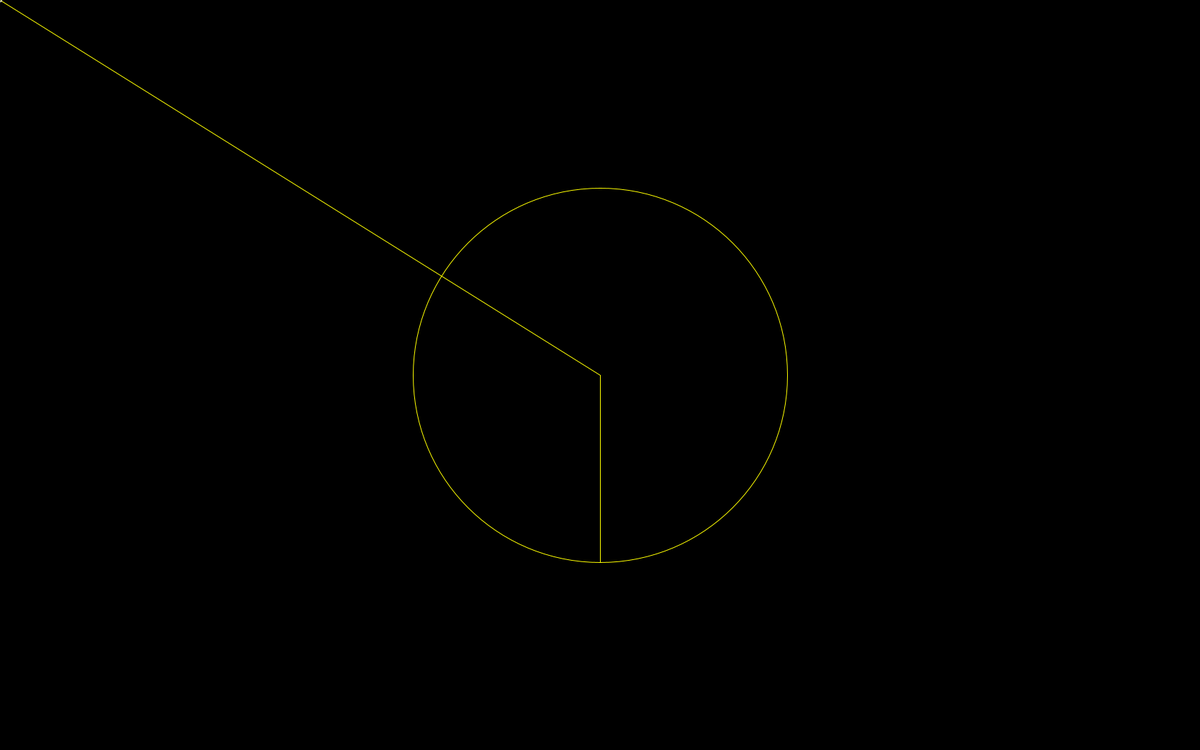
Frame 1 (no input)
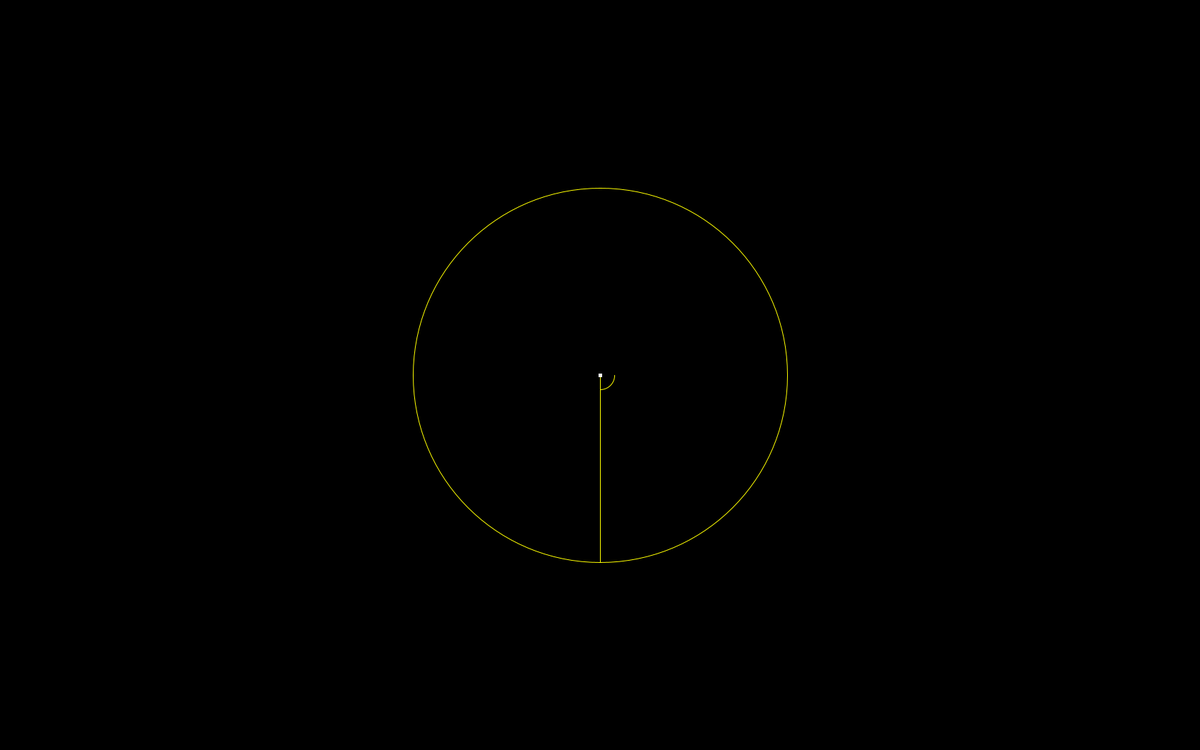
Frame 2 (the mouse pressed at the canvas centre, redrawn once)

The Processing sketch that drew these frames (run headless with seeded random() and noise(); the mouse was pressed at the canvas centre and the sketch redrawn once):

// Processing sketch: GUTSXL2
// ── GUTSXL2.pde
float firstSegmentLength;
int numLevels = 200;

void setup() {
  size(1680,1050);  
  firstSegmentLength = height/4;
}


void draw() {
  if (drawbackground) background(0);

  float angle =  atan2(mouseY - height/2, mouseX - width/2);
  if (angle > PI) angle -= 2*PI;

  float l = sqrt(sq(mouseY - height/2) + sq(mouseX - width/2));
  float changeInLength = l / firstSegmentLength;

  stroke(255,255,0);
  noFill();
  drawSeedSegments(angle);

  stroke(255);
  drawSegments(mouseX, mouseY, angle, l, angle + PI/2, changeInLength, numLevels);
  
  noLoop();
}

void drawSeedSegments(float angle) {
  line(width/2, height/2, mouseX, mouseY);
  line(width/2, height/2, width/2, height/2 + firstSegmentLength);
  ellipse(width/2, height/2, firstSegmentLength*2, firstSegmentLength*2);
  drawAngle(width/2, height/2, 20, angle);
}

void drawAngle(float x, float y, float r, float angle) {
  if (angle + PI/2 < 0) {
    arc(x, y, 2*r, 2*r, PI/2, angle);
  } 
  else {
    arc(x, y, 2*r, 2*r, angle, PI/2);    
  }  
}

void drawSegments(float x, float y, float angle, float l, float changeInAngle, float changeInLength, float level) {  
  angle += changeInAngle;
  l *= changeInLength;
  float nx = x + cos(angle) * l;
  float ny = y + sin(angle) * l;
  
  line(x, y, nx, ny);
  ellipse(x, y, 4, 4);
  
  if (level > 0) drawSegments(nx,ny,angle,l,changeInAngle,changeInLength,level - 1);  
}



// ── keyboard.pde
boolean drawbackground = true;

void keyPressed() {
  switch (key) {
    case 'b':
      drawbackground = !drawbackground;
      break;
      
    default:
      println("Key Pressed: <" + key + ">"); 
  }  
}

void mouseMoved() {
  loop();
}
